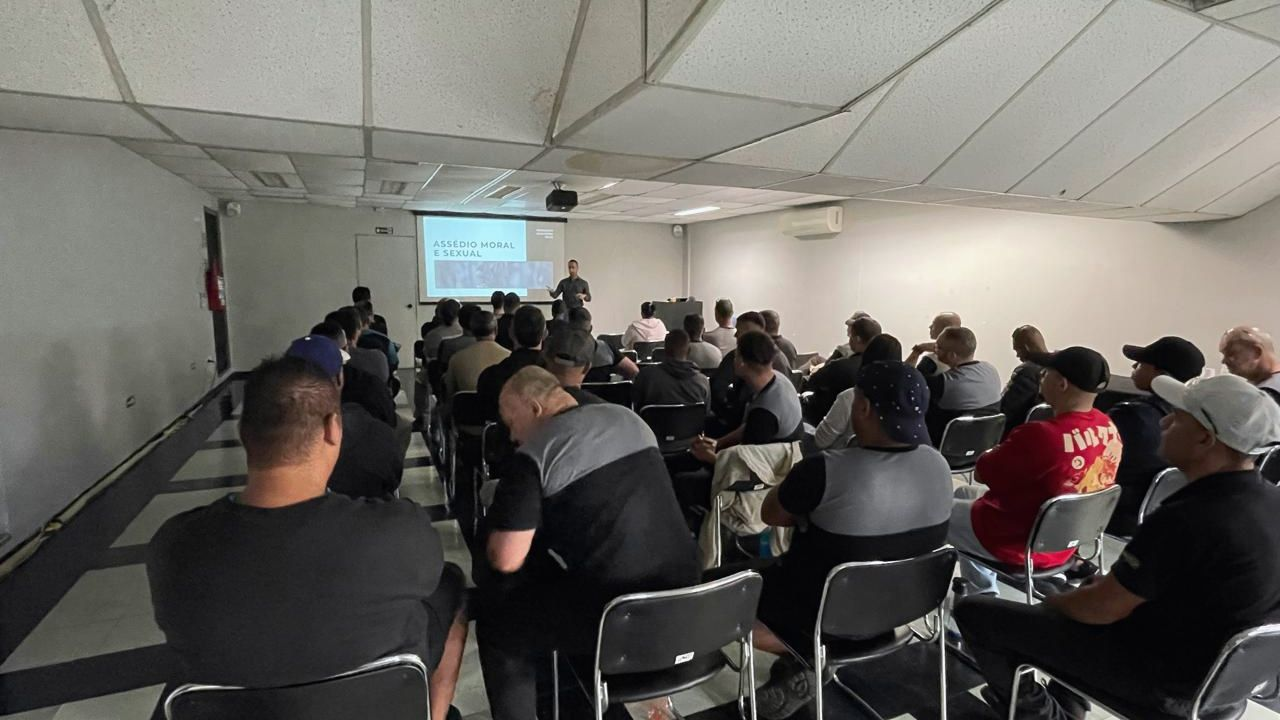
#> input picture assets/img/galeria/assedio-zero-01-1280w.jpg, 1280 x 720 px
$ python -i process-images.py   (imports and definitions only)
#> lines starting #> are read from the running program, lines starting #| are printed output that depends on the picture
#> further down, picture is the input picture: PIL image 1280x720 RGB; mean R, G, B 104.4, 101.7, 97
#!/usr/bin/env python3
# -*- coding: utf-8 -*-
"""
Palestras 360 — Pipeline de imagens.

ETAPA 2 — Heros:
  1. Lê originais em assets/img/_hero-staging/ (nomes: palestra-<slug>-*-src.ext ou home-hero-src.ext).
  2. Crop central 16:9 + grade cinematográfico sutil.
  3. Redimensiona para 1920 / 1280 / 768 px.
  4. Exporta AVIF + WebP + JPG em assets/img/hero/ (flat).
  5. Thumbnails 4:3 (640/480/320) em assets/img/thumb/ (flat).
  6. Escreve assets/data/images.json com alt vindo de palestras.json.

ETAPA 3 — Galerias de fotos reais:
  1. Lê assets/data/galerias-fotos-reais.json (src = nome em "Fotos reais/").
  2. Crop 16:9 + grading, larguras 1280/768.
  3. Salva em assets/img/galeria/<slug>-01-1280w.avif, -01-768w.avif, etc.

Uso: python scripts/process-images.py
"""

import json
import sys
from pathlib import Path

from PIL import Image, ImageEnhance

# [5 lines not run here, left out]

try:
    import pillow_avif  # noqa: F401
    AVIF_OK = True
except Exception:
    AVIF_OK = False

# ── Caminhos ──────────────────────────────────────────────────────────────────
ROOT          = Path(__file__).resolve().parent.parent
STAGING_DIR   = ROOT / "assets" / "img" / "_hero-staging"
HERO_OUT      = ROOT / "assets" / "img" / "hero"
THUMB_OUT     = ROOT / "assets" / "img" / "thumb"
GALERIA_OUT   = ROOT / "assets" / "img" / "galeria"
FOTOS_DIR     = ROOT / "Fotos reais"
DATA_DIR      = ROOT / "assets" / "data"
PALESTRAS_JSON = DATA_DIR / "palestras.json"
IMAGES_JSON    = DATA_DIR / "images.json"
GALERIAS_JSON  = DATA_DIR / "galerias-fotos-reais.json"

# ── Config ────────────────────────────────────────────────────────────────────
HERO_WIDTHS  = [1920, 1280, 768]
THUMB_WIDTHS = [640, 480, 320]
GAL_WIDTHS   = [1280, 768]
QUALITY      = 80

# ── Helpers ───────────────────────────────────────────────────────────────────

def kb(path: Path) -> float:
    return path.stat().st_size / 1024.0


# [20 lines left out: functions crop_16x9, crop_4x3, not called in this run]


def grade(im: Image.Image) -> Image.Image:
    """Grade cinematográfico sutil: contraste suave, tom frio navy/ciano."""
    im = im.convert("RGB")
    im = ImageEnhance.Contrast(im).enhance(0.96)
    im = ImageEnhance.Brightness(im).enhance(1.01)
    im = ImageEnhance.Color(im).enhance(0.93)
    r, g, b = im.split()
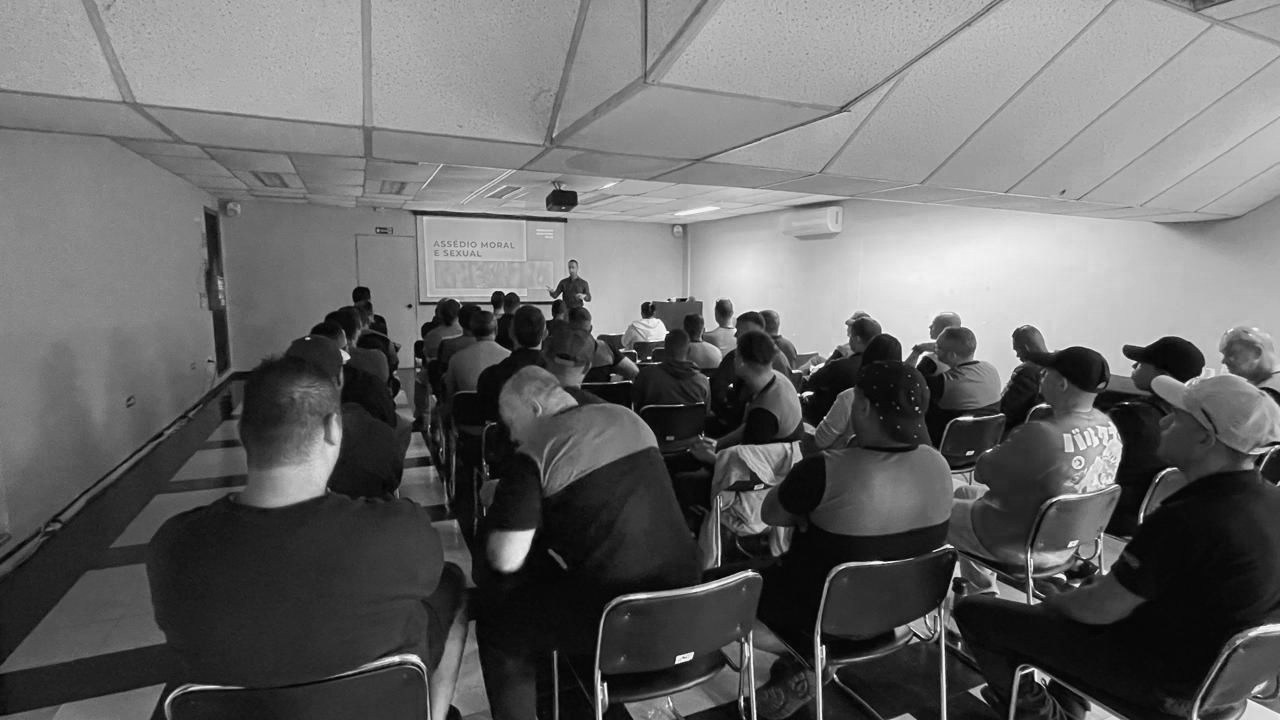
#> r: PIL image 1280x720 L; min 4, max 250, mean 103.9
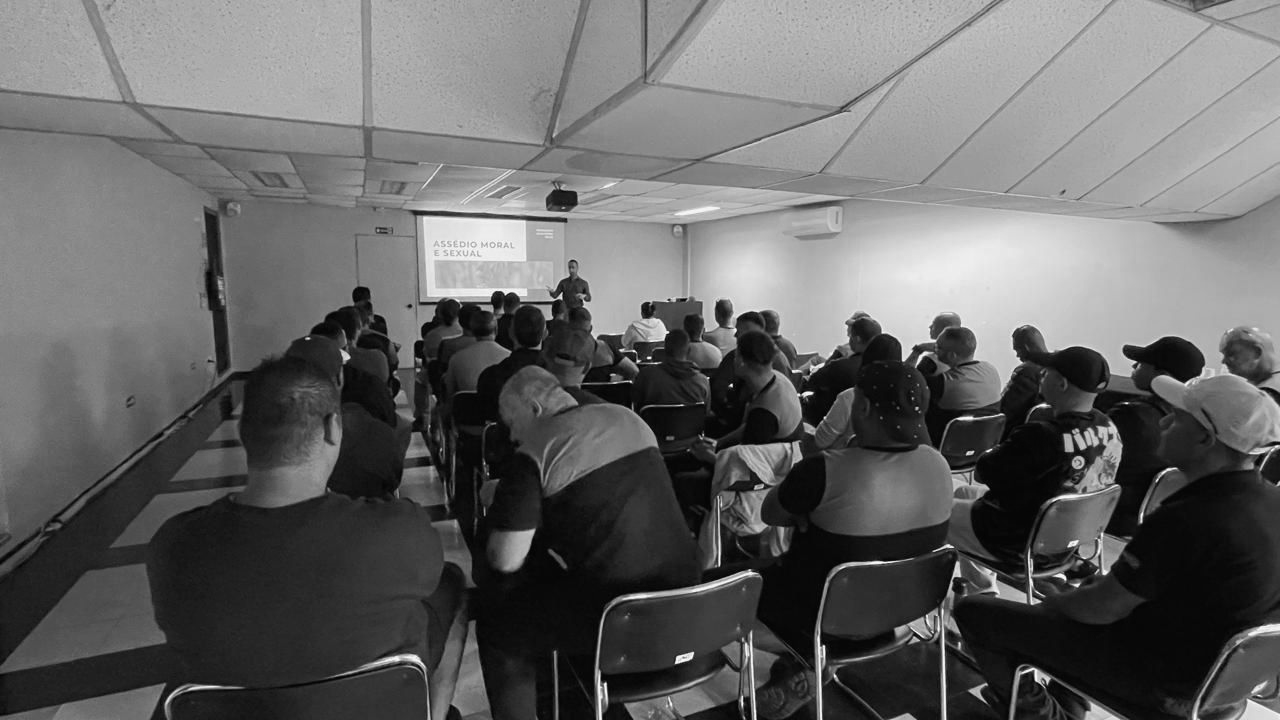
#> g: PIL image 1280x720 L; min 4, max 250, mean 101.4
    r = r.point(lambda v: min(255, int(v * 0.985)))
    g = g.point(lambda v: min(255, int(v * 0.997)))
    b = b.point(lambda v: min(255, int(v * 1.012 + 2)))
    return Image.merge("RGB", (r, g, b))


# [191 lines left out: functions export, load_palestras, slug_from_final_name, process_heroes, process_galleries, main, not called in this run]


# [2 lines not run here, left out]

>>> from PIL import Image
>>> picture = Image.open('../assets/img/galeria/assedio-zero-01-1280w.jpg')
>>> result = grade(picture)

$ run again, on assets/img/hero/home-hero-768w.webp
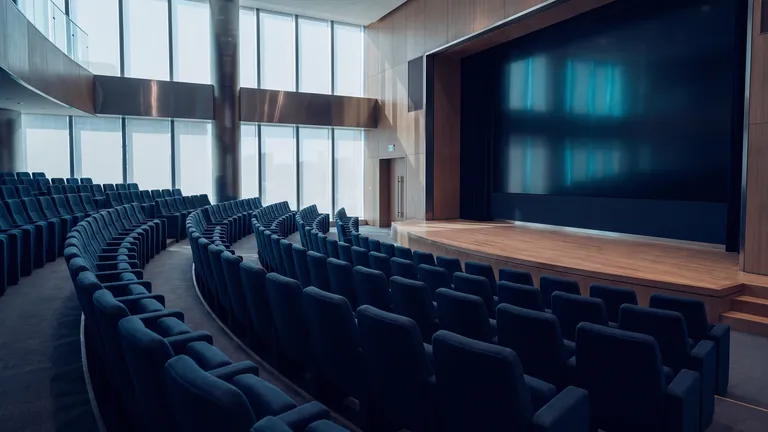
#> input picture assets/img/hero/home-hero-768w.webp, 768 x 432 px
#> picture is the input picture: PIL image 768x432 RGB; mean R, G, B 58.4, 68.8, 85.2
#> in grade, `r, g, b = im.split()`:
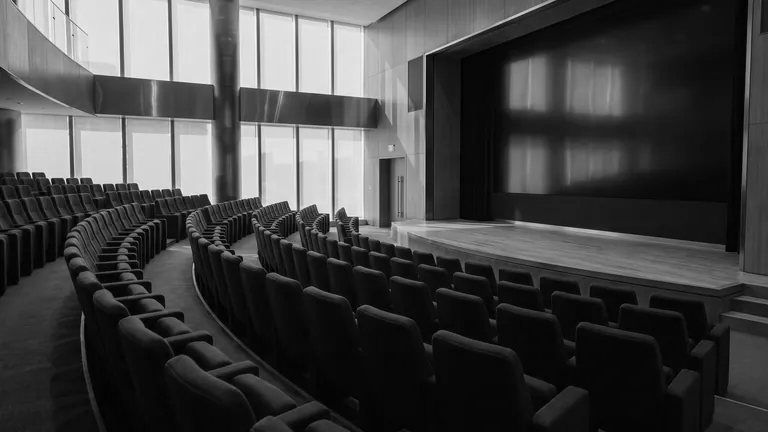
#> g: PIL image 768x432 L; min 2, max 248, mean 68.1
#> in grade, `r, g, b = im.split()`:
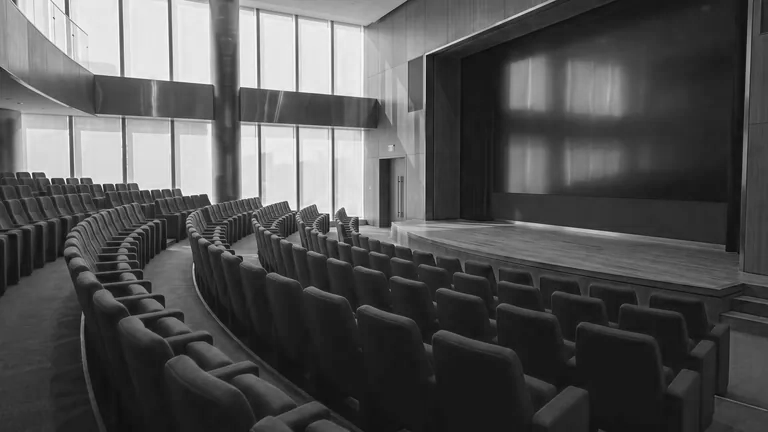
#> b: PIL image 768x432 L; min 6, max 248, mean 82.6

$ run again, on assets/img/hero/palestra-adiccao-tecnologica-empresas-hero-1280w.jpg
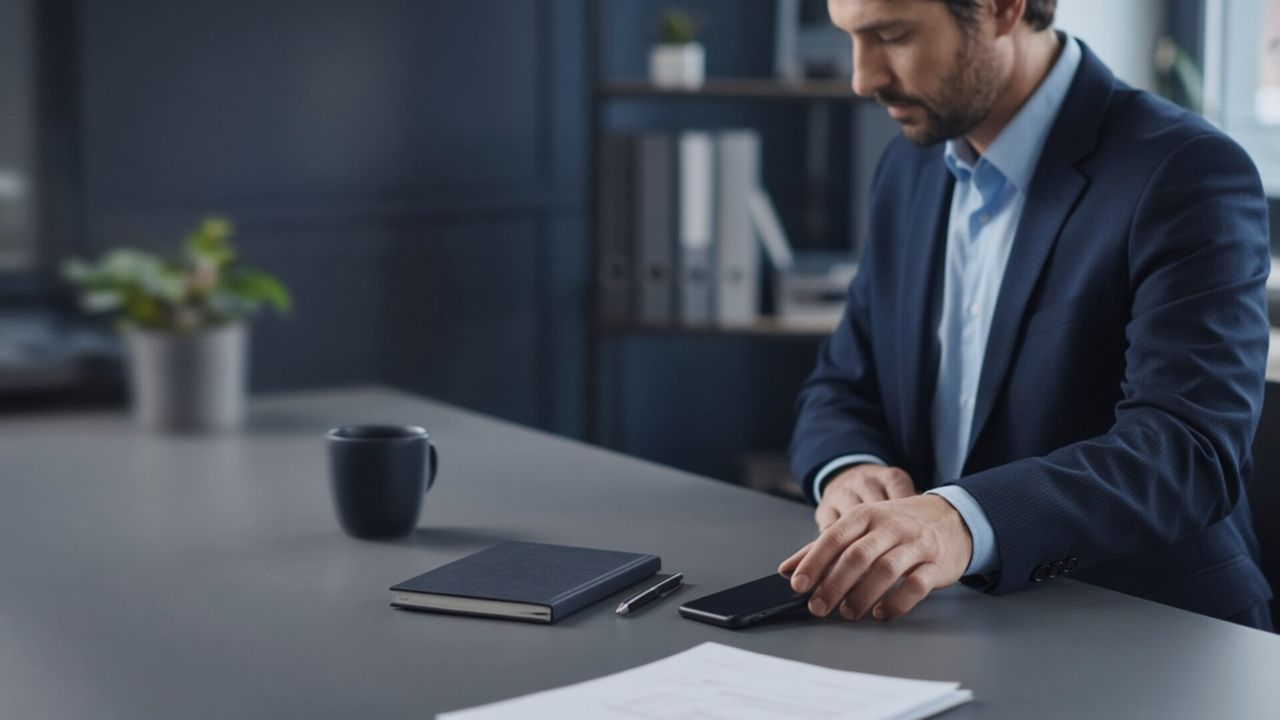
#> input picture assets/img/hero/palestra-adiccao-tecnologica-empresas-hero-1280w.jpg, 1280 x 720 px
#> picture is the input picture: PIL image 1280x720 RGB; mean R, G, B 71.1, 77.2, 87.7
#> in grade, `r, g, b = im.split()`:
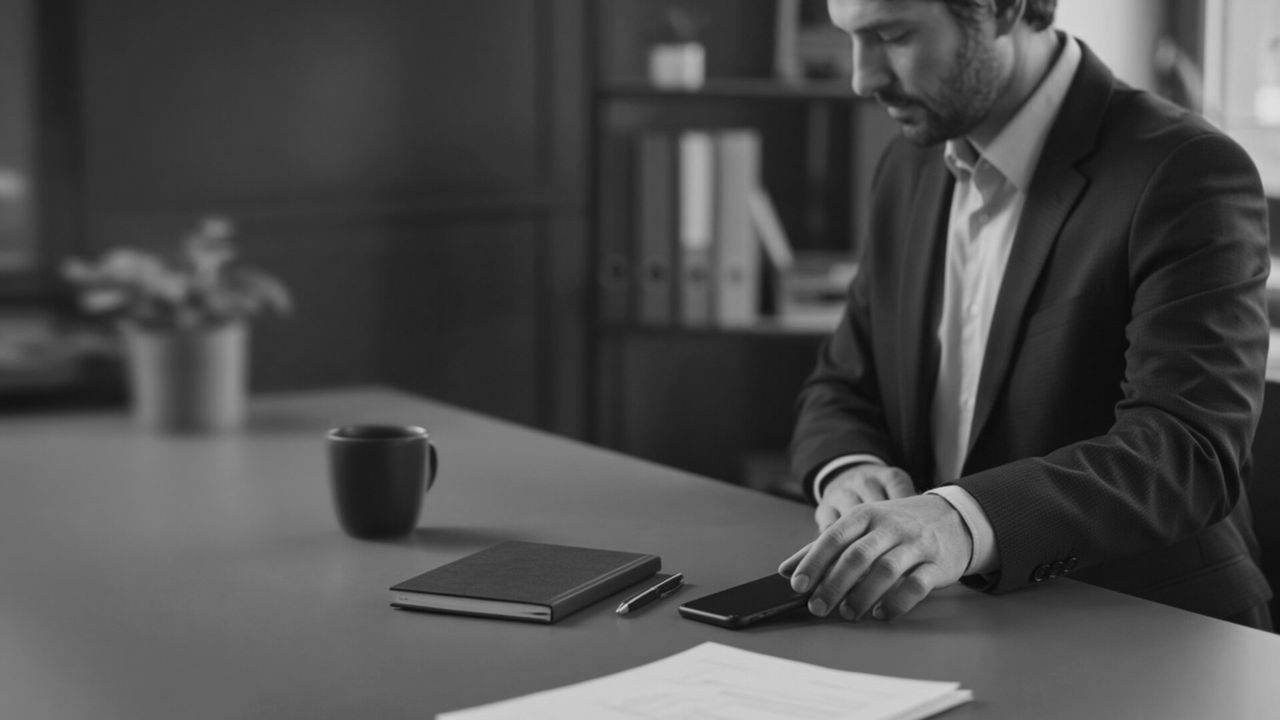
#> g: PIL image 1280x720 L; min 5, max 225, mean 76.5
#> in grade, `r, g, b = im.split()`:
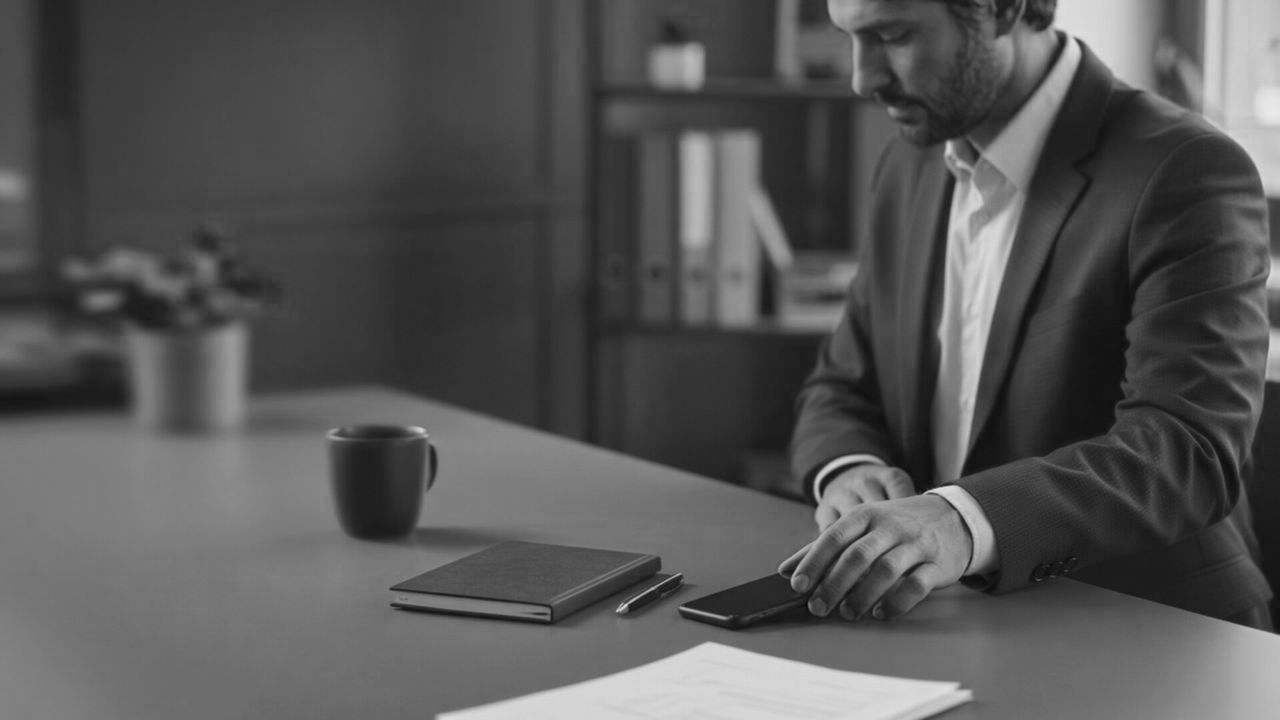
#> b: PIL image 1280x720 L; min 8, max 235, mean 86

$ run again, on assets/img/novembro-azul/palestra-novembro-azul-empresas-hero-1280w.jpg
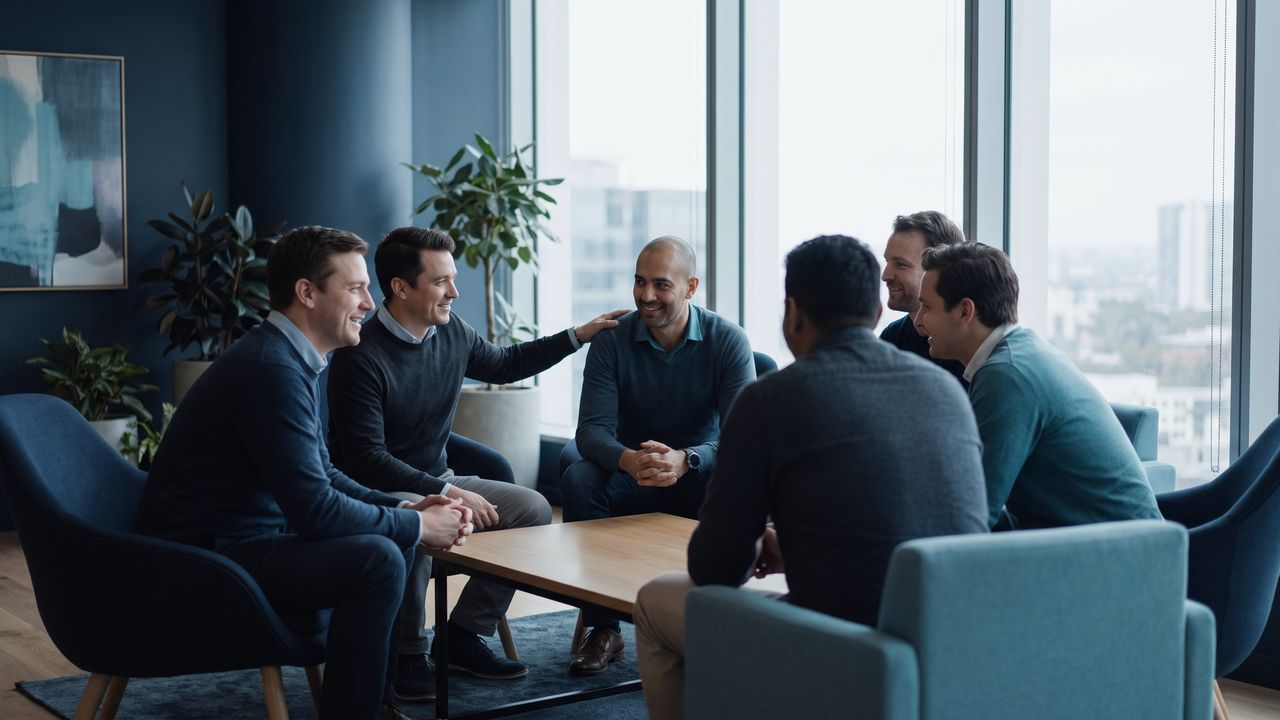
#> input picture assets/img/novembro-azul/palestra-novembro-azul-empresas-hero-1280w.jpg, 1280 x 720 px
#> picture is the input picture: PIL image 1280x720 RGB; mean R, G, B 91.2, 103, 111.4
#> in grade, `r, g, b = im.split()`:
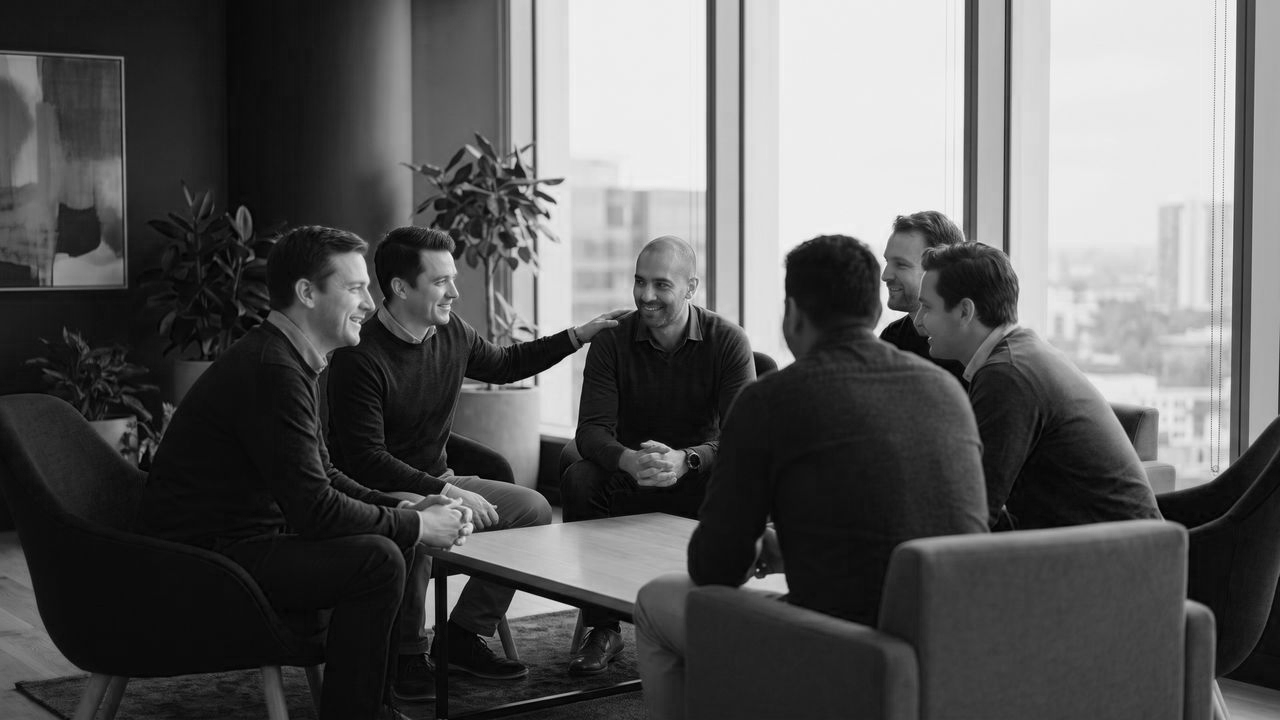
#> r: PIL image 1280x720 L; min 4, max 249, mean 91.8
#> in grade, `r, g, b = im.split()`:
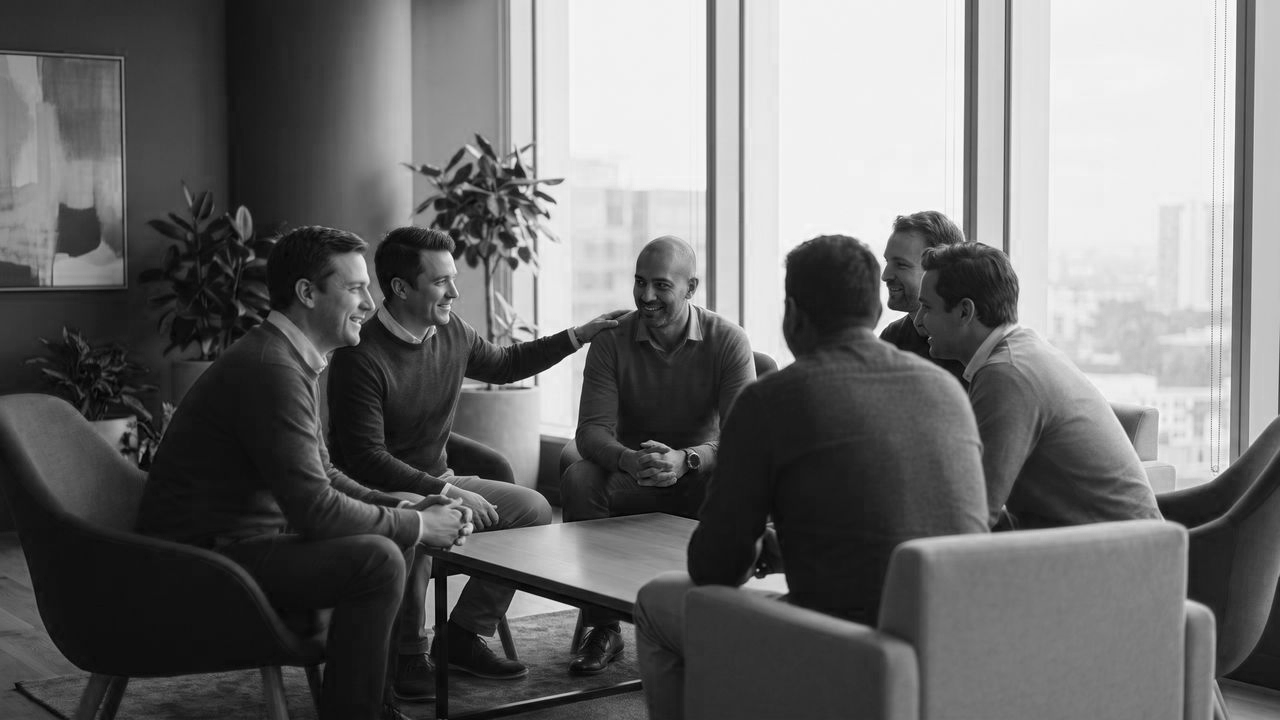
#> b: PIL image 1280x720 L; min 4, max 249, mean 109.9
